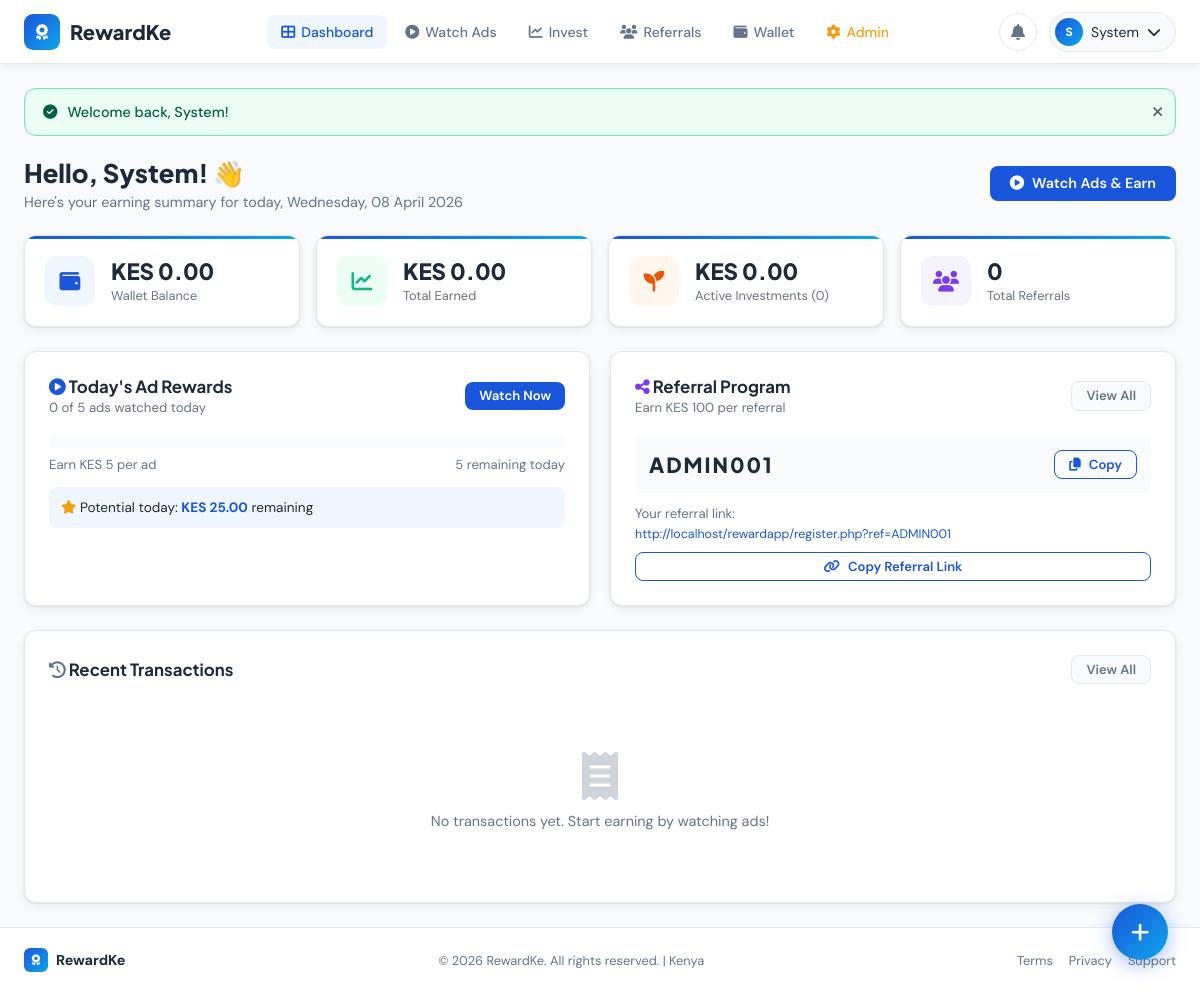
/dashboard.php (signed in), run on the app's committed database.
### tables this page shows
CREATE TABLE IF NOT EXISTS users (
    id INT AUTO_INCREMENT PRIMARY KEY,
    full_name VARCHAR(100) NOT NULL,
    email VARCHAR(150) UNIQUE NOT NULL,
    phone VARCHAR(20) UNIQUE NOT NULL,
    password VARCHAR(255) NOT NULL,
    referral_code VARCHAR(20) UNIQUE NOT NULL,
    referred_by INT NULL,
    wallet_balance DECIMAL(12,2) DEFAULT 0.00,
    total_earned DECIMAL(12,2) DEFAULT 0.00,
    total_withdrawn DECIMAL(12,2) DEFAULT 0.00,
    status ENUM('active','suspended','pending') DEFAULT 'active',
    is_admin TINYINT(1) DEFAULT 0,
    avatar VARCHAR(255) DEFAULT NULL,
    created_at TIMESTAMP DEFAULT CURRENT_TIMESTAMP,
    updated_at TIMESTAMP DEFAULT CURRENT_TIMESTAMP ON UPDATE CURRENT_TIMESTAMP,
    FOREIGN KEY (referred_by) REFERENCES users(id) ON DELETE SET NULL
);

CREATE TABLE IF NOT EXISTS settings (
    id INT AUTO_INCREMENT PRIMARY KEY,
    setting_key VARCHAR(100) UNIQUE NOT NULL,
    setting_value TEXT NOT NULL,
    updated_at TIMESTAMP DEFAULT CURRENT_TIMESTAMP ON UPDATE CURRENT_TIMESTAMP
);

### includes/config.php (called while the page is built, shortened)
<?php
function getDB() {
    static $pdo = null;
    if ($pdo === null) {
        try {
            $dsn = "mysql:host=" . DB_HOST . ";port=" . DB_PORT . ";dbname=" . DB_NAME . ";charset=" . DB_CHARSET;
            $options = [
                PDO::ATTR_ERRMODE            => PDO::ERRMODE_EXCEPTION,
                PDO::ATTR_DEFAULT_FETCH_MODE => PDO::FETCH_ASSOC,
                PDO::ATTR_EMULATE_PREPARES   => false,
            ];
            $pdo = new PDO($dsn, DB_USER, DB_PASS, $options);
        } catch (PDOException $e) {
            die('<div style="font-family:Arial;padding:20px;background:#fee;border:1px solid #f00;margin:20px;border-radius:8px;"><strong>Database Error:</strong> ' . htmlspecialchars($e->getMessage()) . '<br><small>Check your database settings in includes/config.php</small></div>');
        }
    }
    return $pdo;
}
function getSetting($key) {
    $db = getDB();
    $stmt = $db->prepare("SELECT setting_value FROM settings WHERE setting_key = ?");
    $stmt->execute([$key]);
    $row = $stmt->fetch();
    return $row ? $row['setting_value'] : null;
}
function isLoggedIn() {
    return isset($_SESSION['user_id']) && !empty($_SESSION['user_id']);
}
function isAdmin() {
    return isset($_SESSION['is_admin']) && $_SESSION['is_admin'] == 1;
}
function formatKES($amount) {
    return 'KES ' . number_format((float)$amount, 2);
}
function getUnreadNotifications($userId) {
    $db = getDB();
    $stmt = $db->prepare("SELECT COUNT(*) as cnt FROM notifications WHERE user_id = ? AND is_read = 0");
    $stmt->execute([$userId]);
    $row = $stmt->fetch();
    return (int)$row['cnt'];
}
function getCurrentUser() {
    $db = getDB();
    $stmt = $db->prepare("SELECT * FROM users WHERE id = ?");
    $stmt->execute([$_SESSION['user_id']]);
    return $stmt->fetch();
}
function sanitize($input) {
    return htmlspecialchars(strip_tags(trim($input)), ENT_QUOTES, 'UTF-8');
}
function getFlash() {
    if (isset($_SESSION['flash_msg'])) {
        $msg = $_SESSION['flash_msg'];
        $type = $_SESSION['flash_type'] ?? 'info';
        return ['msg' => $msg, 'type' => $type];
    }
    return null;
}

### dashboard.php (the view, shortened to what this page needs)
<?php
require_once 'includes/config.php';
$user = getCurrentUser();
$db = getDB();
$activeInv = $db->prepare("SELECT COUNT(*) as cnt, SUM(amount) as total FROM investments WHERE user_id = ? AND status = 'active'");
$activeInv->execute([$user['id']]);
$invStats = $activeInv->fetch();
$totalRefs = $db->prepare("SELECT COUNT(*) as cnt FROM users WHERE referred_by = ?");
$totalRefs->execute([$user['id']]);
$refCount = $totalRefs->fetch();
$todayAds = $db->prepare("SELECT COUNT(*) as cnt FROM ad_views WHERE user_id = ? AND DATE(watched_at) = CURDATE()");
$todayAds->execute([$user['id']]);
$adsToday = $todayAds->fetch();
$maxAds = (int)getSetting('max_daily_ads');
$txStmt = $db->prepare("SELECT * FROM transactions WHERE user_id = ? ORDER BY created_at DESC LIMIT 8");
$txStmt->execute([$user['id']]);
$transactions = $txStmt->fetchAll();
include 'includes/header.php';
?>
<div class="page-header">
    <div class="page-header-row">
        <div>
            <h1>Hello, <?php echo sanitize(explode(' ', $user['full_name'])[0]); ?>! 👋</h1>
            <p>Here's your earning summary for today, <?php echo date('l, d F Y'); ?></p>
        </div>
        <a href="ads.php" class="btn btn-primary"><i class="fas fa-play-circle"></i> Watch Ads & Earn</a>
    </div>
</div>
<div class="stats-grid">
    <div class="stat-card">
        <div class="stat-icon blue"><i class="fas fa-wallet"></i></div>
        <div class="stat-body">
            <div class="stat-value"><?php echo formatKES($user['wallet_balance']); ?></div>
            <div class="stat-label">Wallet Balance</div>
        </div>
    </div>
    <div class="stat-card">
        <div class="stat-icon green"><i class="fas fa-chart-line"></i></div>
        <div class="stat-body">
            <div class="stat-value"><?php echo formatKES($user['total_earned']); ?></div>
            <div class="stat-label">Total Earned</div>
        </div>
    </div>
    <div class="stat-card">
        <div class="stat-icon orange"><i class="fas fa-seedling"></i></div>
        <div class="stat-body">
            <div class="stat-value"><?php echo formatKES($invStats['total'] ?? 0); ?></div>
            <div class="stat-label">Active Investments (<?php echo $invStats['cnt']; ?>)</div>
        </div>
    </div>
    <div class="stat-card">
        <div class="stat-icon purple"><i class="fas fa-users"></i></div>
        <div class="stat-body">
            <div class="stat-value"><?php echo $refCount['cnt']; ?></div>
            <div class="stat-label">Total Referrals</div>
        </div>
    </div>
</div>
<div class="grid-2" style="margin-bottom:24px;">
    <div class="card">
        <div class="card-header">
            <div>
                <div class="card-title"><i class="fas fa-play-circle" style="color:var(--primary);"></i> Today's Ad Rewards</div>
                <div class="card-subtitle"><?php echo $adsToday['cnt']; ?> of <?php echo $maxAds; ?> ads watched today</div>
            </div>
            <a href="ads.php" class="btn btn-primary btn-sm">Watch Now</a>
        </div>
        <div class="progress" style="height:12px;margin-bottom:8px;">
        </div>
        <div style="display:flex;justify-content:space-between;font-size:0.82rem;color:var(--gray);">
            <span>Earn KES 5 per ad</span>
            <span><?php echo $maxAds - $adsToday['cnt']; ?> remaining today</span>
        </div>
        <div style="margin-top:14px;padding:12px;background:var(--primary-xlight);border-radius:8px;font-size:0.85rem;">
            <i class="fas fa-star" style="color:var(--accent);"></i>
            Potential today: <strong style="color:var(--primary);">KES <?php echo number_format(($maxAds - $adsToday['cnt']) * 5, 2); ?></strong> remaining
        </div>
    </div>
    <div class="card">
        <div class="card-header">
            <div>
                <div class="card-title"><i class="fas fa-share-alt" style="color:#7c3aed;"></i> Referral Program</div>
                <div class="card-subtitle">Earn KES <?php echo getSetting('referral_bonus'); ?> per referral</div>
            </div>
            <a href="referrals.php" class="btn btn-gray btn-sm">View All</a>
        </div>
        <div style="background:var(--bg);border-radius:8px;padding:14px;display:flex;align-items:center;justify-content:space-between;gap:10px;margin-bottom:12px;">
            <div style="font-family:var(--font);font-weight:800;font-size:1.3rem;letter-spacing:2px;color:var(--dark);"><?php echo $user['referral_code']; ?></div>
            <button class="btn btn-outline btn-sm copy-btn" data-copy="<?php echo $user['referral_code']; ?>"><i class="fas fa-copy"></i> Copy</button>
        </div>
        <div style="font-size:0.82rem;color:var(--gray);">Your referral link:</div>
        <div style="font-size:0.78rem;color:var(--primary);word-break:break-all;margin-top:4px;"><?php echo SITE_URL; ?>/register.php?ref=<?php echo $user['referral_code']; ?></div>
        <button class="btn btn-outline btn-sm copy-btn" style="margin-top:10px;width:100%;" data-copy="<?php echo SITE_URL; ?>/register.php?ref=<?php echo $user['referral_code']; ?>"><i class="fas fa-link"></i> Copy Referral Link</button>
    </div>
</div>
<div class="card">
    <div class="card-header">
        <div class="card-title"><i class="fas fa-history" style="color:var(--gray);"></i> Recent Transactions</div>
        <a href="wallet.php" class="btn btn-gray btn-sm">View All</a>
    </div>
    <?php if (empty($transactions)): ?>
    <div class="empty-state"><i class="fas fa-receipt"></i><p>No transactions yet. Start earning by watching ads!</p></div>
    <?php endif; ?>
</div>
<?php include 'includes/footer.php'; ?>

### includes/header.php (shortened to what this page needs)
<?php
$flash = getFlash();
$user = getCurrentUser();
$unread = $user ? getUnreadNotifications($user['id']) : 0;
?>
<!DOCTYPE html>
<html lang="en">
<head>
    <link rel="stylesheet" href="https://cdnjs.cloudflare.com/ajax/libs/font-awesome/6.5.0/css/all.min.css">
    <link rel="stylesheet" href="<?php echo SITE_URL; ?>/assets/css/style.css">
</head>
<body>
<nav class="navbar">
    <div class="navbar-brand">
        <a href="<?php echo SITE_URL; ?>/dashboard.php">
            <span class="brand-icon"><i class="fas fa-award"></i></span>
            <span class="brand-text"><?php echo SITE_NAME; ?></span>
        </a>
    </div>
    <div class="navbar-menu" id="navMenu">
        <?php if (isLoggedIn()): ?>
        <a href="<?php echo SITE_URL; ?>/dashboard.php" class="nav-link <?php echo basename($_SERVER['PHP_SELF']) == 'dashboard.php' ? 'active' : ''; ?>"><i class="fas fa-th-large"></i> Dashboard</a>
        <a href="<?php echo SITE_URL; ?>/ads.php" class="nav-link <?php echo basename($_SERVER['PHP_SELF']) == 'ads.php' ? 'active' : ''; ?>"><i class="fas fa-play-circle"></i> Watch Ads</a>
        <a href="<?php echo SITE_URL; ?>/invest.php" class="nav-link <?php echo basename($_SERVER['PHP_SELF']) == 'invest.php' ? 'active' : ''; ?>"><i class="fas fa-chart-line"></i> Invest</a>
        <a href="<?php echo SITE_URL; ?>/referrals.php" class="nav-link <?php echo basename($_SERVER['PHP_SELF']) == 'referrals.php' ? 'active' : ''; ?>"><i class="fas fa-users"></i> Referrals</a>
        <a href="<?php echo SITE_URL; ?>/wallet.php" class="nav-link <?php echo basename($_SERVER['PHP_SELF']) == 'wallet.php' ? 'active' : ''; ?>"><i class="fas fa-wallet"></i> Wallet</a>
        <?php if (isAdmin()): ?>
        <a href="<?php echo SITE_URL; ?>/admin/" class="nav-link admin-link"><i class="fas fa-cog"></i> Admin</a>
        <?php endif; ?>
        <?php endif; ?>
    </div>
    <div class="navbar-right">
        <?php if (isLoggedIn()): ?>
        <a href="<?php echo SITE_URL; ?>/notifications.php" class="notif-btn">
            <i class="fas fa-bell"></i>
        </a>
        <div class="user-dropdown">
            <button class="user-btn" id="userDropBtn">
                <span class="avatar-circle"><?php echo strtoupper(substr($user['full_name'], 0, 1)); ?></span>
                <span class="user-name-short"><?php echo explode(' ', $user['full_name'])[0]; ?></span>
                <i class="fas fa-chevron-down"></i>
            </button>
        </div>
        <?php else: ?>
        <a href="<?php echo SITE_URL; ?>/login.php" class="btn btn-outline-sm">Login</a>
        <a href="<?php echo SITE_URL; ?>/register.php" class="btn btn-primary-sm">Sign Up</a>
        <?php endif; ?>
    </div>
</nav>
<div class="main-content">
<?php if ($flash): ?>
<div class="flash-alert flash-<?php echo $flash['type']; ?>" id="flashAlert">
    <i class="fas fa-<?php echo $flash['type'] === 'success' ? 'check-circle' : ($flash['type'] === 'danger' ? 'times-circle' : 'info-circle'); ?>"></i>
    <?php echo sanitize($flash['msg']); ?>
    <button class="flash-close" onclick="document.getElementById('flashAlert').remove()"><i class="fas fa-times"></i></button>
</div>
<?php endif; ?>

### data on the page
users: full_name "S", full_name "System", wallet_balance "KES 0.00", total_earned "KES 0.00", referral_code "ADMIN001"
settings: setting_value "5", $maxAds-$adsToday['cnt'] "5"
settings: setting_value "100"

### other printed values
SITE_NAME "RewardKe"
$flash['msg'] "Welcome back, System!"
formatKES($invStats['total'] ?? 0) "KES 0.00"
$invStats['cnt'] "0"
$refCount['cnt'] "0"
$adsToday['cnt'] "0"
SITE_URL "http://localhost/rewardapp"
